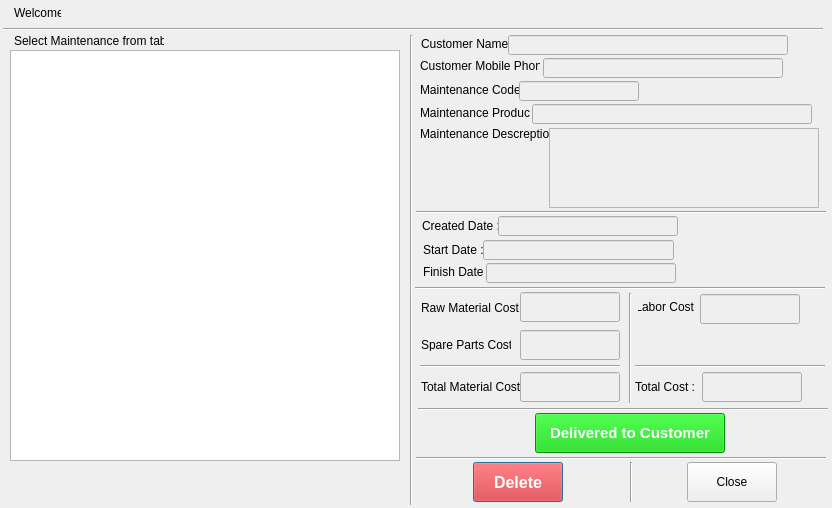
<?xml version="1.0" encoding="UTF-8"?>
<ui version="4.0">
 <class>delivaryMaintenanceDialog</class>
 <widget class="QDialog" name="delivaryMaintenanceDialog">
  <property name="geometry">
   <rect>
    <x>0</x>
    <y>0</y>
    <width>832</width>
    <height>508</height>
   </rect>
  </property>
  <property name="windowTitle">
   <string>Delivary To Customer Maintenance</string>
  </property>
  <widget class="QLabel" name="label">
   <property name="geometry">
    <rect>
     <x>14</x>
     <y>3</y>
     <width>47</width>
     <height>20</height>
    </rect>
   </property>
   <property name="text">
    <string>Welcome,</string>
   </property>
  </widget>
  <widget class="QLabel" name="loggeduser">
   <property name="geometry">
    <rect>
     <x>65</x>
     <y>3</y>
     <width>180</width>
     <height>20</height>
    </rect>
   </property>
   <property name="font">
    <font>
     <weight>75</weight>
     <bold>true</bold>
    </font>
   </property>
   <property name="text">
    <string/>
   </property>
  </widget>
  <widget class="Line" name="line">
   <property name="geometry">
    <rect>
     <x>3</x>
     <y>28</y>
     <width>820</width>
     <height>3</height>
    </rect>
   </property>
   <property name="orientation">
    <enum>Qt::Horizontal</enum>
   </property>
  </widget>
  <widget class="QLabel" name="label_3">
   <property name="geometry">
    <rect>
     <x>14</x>
     <y>31</y>
     <width>150</width>
     <height>20</height>
    </rect>
   </property>
   <property name="text">
    <string>Select Maintenance from table :</string>
   </property>
  </widget>
  <widget class="QTableView" name="tableView">
   <property name="geometry">
    <rect>
     <x>10</x>
     <y>50</y>
     <width>390</width>
     <height>411</height>
    </rect>
   </property>
  </widget>
  <widget class="Line" name="line_2">
   <property name="geometry">
    <rect>
     <x>410</x>
     <y>35</y>
     <width>3</width>
     <height>470</height>
    </rect>
   </property>
   <property name="orientation">
    <enum>Qt::Vertical</enum>
   </property>
  </widget>
  <widget class="QLabel" name="label_4">
   <property name="geometry">
    <rect>
     <x>420</x>
     <y>83</y>
     <width>100</width>
     <height>13</height>
    </rect>
   </property>
   <property name="text">
    <string>Maintenance Code :</string>
   </property>
  </widget>
  <widget class="QLabel" name="label_5">
   <property name="geometry">
    <rect>
     <x>420</x>
     <y>103</y>
     <width>110</width>
     <height>20</height>
    </rect>
   </property>
   <property name="text">
    <string>Maintenance Product :</string>
   </property>
  </widget>
  <widget class="QLabel" name="label_6">
   <property name="geometry">
    <rect>
     <x>420</x>
     <y>124</y>
     <width>130</width>
     <height>20</height>
    </rect>
   </property>
   <property name="text">
    <string>Maintenance Descreption :</string>
   </property>
  </widget>
  <widget class="QLabel" name="label_7">
   <property name="geometry">
    <rect>
     <x>421</x>
     <y>34</y>
     <width>90</width>
     <height>20</height>
    </rect>
   </property>
   <property name="text">
    <string>Customer Name :</string>
   </property>
  </widget>
  <widget class="QLabel" name="label_8">
   <property name="geometry">
    <rect>
     <x>420</x>
     <y>56</y>
     <width>120</width>
     <height>20</height>
    </rect>
   </property>
   <property name="text">
    <string>Customer Mobile Phone :</string>
   </property>
  </widget>
  <widget class="QLineEdit" name="maintCodelbl">
   <property name="enabled">
    <bool>false</bool>
   </property>
   <property name="geometry">
    <rect>
     <x>519</x>
     <y>81</y>
     <width>120</width>
     <height>20</height>
    </rect>
   </property>
   <property name="font">
    <font>
     <pointsize>9</pointsize>
     <weight>75</weight>
     <bold>true</bold>
    </font>
   </property>
   <property name="styleSheet">
    <string notr="true">color: rgb(255, 0, 0);</string>
   </property>
  </widget>
  <widget class="QLineEdit" name="maintProductlbl">
   <property name="enabled">
    <bool>false</bool>
   </property>
   <property name="geometry">
    <rect>
     <x>532</x>
     <y>104</y>
     <width>280</width>
     <height>20</height>
    </rect>
   </property>
   <property name="font">
    <font>
     <pointsize>9</pointsize>
     <weight>75</weight>
     <bold>true</bold>
    </font>
   </property>
   <property name="styleSheet">
    <string notr="true">color: rgb(255, 0, 0);</string>
   </property>
  </widget>
  <widget class="QTextBrowser" name="maintDesclbl">
   <property name="enabled">
    <bool>false</bool>
   </property>
   <property name="geometry">
    <rect>
     <x>549</x>
     <y>128</y>
     <width>270</width>
     <height>80</height>
    </rect>
   </property>
   <property name="font">
    <font>
     <pointsize>9</pointsize>
     <weight>75</weight>
     <bold>true</bold>
    </font>
   </property>
   <property name="styleSheet">
    <string notr="true">color: rgb(255, 0, 0);</string>
   </property>
   <property name="lineWidth">
    <number>1</number>
   </property>
  </widget>
  <widget class="QLineEdit" name="custNamelbl">
   <property name="enabled">
    <bool>false</bool>
   </property>
   <property name="geometry">
    <rect>
     <x>508</x>
     <y>35</y>
     <width>280</width>
     <height>20</height>
    </rect>
   </property>
   <property name="font">
    <font>
     <pointsize>9</pointsize>
     <weight>75</weight>
     <bold>true</bold>
    </font>
   </property>
   <property name="styleSheet">
    <string notr="true">color: rgb(255, 0, 0);</string>
   </property>
  </widget>
  <widget class="QLineEdit" name="custMobilePhonelbl">
   <property name="enabled">
    <bool>false</bool>
   </property>
   <property name="geometry">
    <rect>
     <x>543</x>
     <y>58</y>
     <width>240</width>
     <height>20</height>
    </rect>
   </property>
   <property name="font">
    <font>
     <pointsize>9</pointsize>
     <weight>75</weight>
     <bold>true</bold>
    </font>
   </property>
   <property name="styleSheet">
    <string notr="true">color: rgb(255, 0, 0);</string>
   </property>
  </widget>
  <widget class="Line" name="line_3">
   <property name="geometry">
    <rect>
     <x>416</x>
     <y>211</y>
     <width>410</width>
     <height>3</height>
    </rect>
   </property>
   <property name="orientation">
    <enum>Qt::Horizontal</enum>
   </property>
  </widget>
  <widget class="QPushButton" name="deletebtn">
   <property name="geometry">
    <rect>
     <x>473</x>
     <y>462</y>
     <width>90</width>
     <height>40</height>
    </rect>
   </property>
   <property name="font">
    <font>
     <pointsize>12</pointsize>
     <weight>75</weight>
     <bold>true</bold>
    </font>
   </property>
   <property name="styleSheet">
    <string notr="true">background-color: rgb(255, 0, 0);
color: rgb(255, 255, 255);</string>
   </property>
   <property name="text">
    <string>Delete</string>
   </property>
  </widget>
  <widget class="QPushButton" name="closebtn">
   <property name="geometry">
    <rect>
     <x>687</x>
     <y>462</y>
     <width>90</width>
     <height>40</height>
    </rect>
   </property>
   <property name="text">
    <string>Close</string>
   </property>
  </widget>
  <widget class="Line" name="line_4">
   <property name="geometry">
    <rect>
     <x>416</x>
     <y>448</y>
     <width>410</width>
     <height>20</height>
    </rect>
   </property>
   <property name="orientation">
    <enum>Qt::Horizontal</enum>
   </property>
  </widget>
  <widget class="QLabel" name="label_2">
   <property name="geometry">
    <rect>
     <x>421</x>
     <y>301</y>
     <width>100</width>
     <height>13</height>
    </rect>
   </property>
   <property name="text">
    <string>Raw Material Cost :</string>
   </property>
  </widget>
  <widget class="QLabel" name="label_9">
   <property name="geometry">
    <rect>
     <x>421</x>
     <y>338</y>
     <width>90</width>
     <height>13</height>
    </rect>
   </property>
   <property name="text">
    <string>Spare Parts Cost :</string>
   </property>
  </widget>
  <widget class="QLabel" name="label_10">
   <property name="geometry">
    <rect>
     <x>421</x>
     <y>380</y>
     <width>100</width>
     <height>13</height>
    </rect>
   </property>
   <property name="text">
    <string>Total Material Cost :</string>
   </property>
  </widget>
  <widget class="QLabel" name="label_11">
   <property name="geometry">
    <rect>
     <x>638</x>
     <y>297</y>
     <width>60</width>
     <height>20</height>
    </rect>
   </property>
   <property name="text">
    <string>Labor Cost :</string>
   </property>
   <property name="alignment">
    <set>Qt::AlignCenter</set>
   </property>
  </widget>
  <widget class="QLineEdit" name="rowCostlbl">
   <property name="enabled">
    <bool>false</bool>
   </property>
   <property name="geometry">
    <rect>
     <x>520</x>
     <y>292</y>
     <width>100</width>
     <height>30</height>
    </rect>
   </property>
   <property name="font">
    <font>
     <pointsize>9</pointsize>
     <weight>75</weight>
     <italic>true</italic>
     <bold>true</bold>
    </font>
   </property>
   <property name="styleSheet">
    <string notr="true">color: rgb(255, 0, 0);</string>
   </property>
  </widget>
  <widget class="QLineEdit" name="spCostlbl">
   <property name="enabled">
    <bool>false</bool>
   </property>
   <property name="geometry">
    <rect>
     <x>520</x>
     <y>330</y>
     <width>100</width>
     <height>30</height>
    </rect>
   </property>
   <property name="font">
    <font>
     <pointsize>9</pointsize>
     <weight>75</weight>
     <italic>true</italic>
     <bold>true</bold>
    </font>
   </property>
   <property name="styleSheet">
    <string notr="true">color: rgb(255, 0, 0);</string>
   </property>
  </widget>
  <widget class="QLineEdit" name="matTotalCostlbl">
   <property name="enabled">
    <bool>false</bool>
   </property>
   <property name="geometry">
    <rect>
     <x>520</x>
     <y>372</y>
     <width>100</width>
     <height>30</height>
    </rect>
   </property>
   <property name="font">
    <font>
     <pointsize>9</pointsize>
     <weight>75</weight>
     <italic>true</italic>
     <bold>true</bold>
    </font>
   </property>
   <property name="styleSheet">
    <string notr="true">color: rgb(255, 0, 0);</string>
   </property>
  </widget>
  <widget class="Line" name="line_5">
   <property name="geometry">
    <rect>
     <x>629</x>
     <y>293</y>
     <width>3</width>
     <height>110</height>
    </rect>
   </property>
   <property name="orientation">
    <enum>Qt::Vertical</enum>
   </property>
  </widget>
  <widget class="QLabel" name="label_12">
   <property name="geometry">
    <rect>
     <x>635</x>
     <y>377</y>
     <width>60</width>
     <height>20</height>
    </rect>
   </property>
   <property name="text">
    <string>Total Cost :</string>
   </property>
   <property name="alignment">
    <set>Qt::AlignCenter</set>
   </property>
  </widget>
  <widget class="QLineEdit" name="laborled">
   <property name="enabled">
    <bool>false</bool>
   </property>
   <property name="geometry">
    <rect>
     <x>700</x>
     <y>294</y>
     <width>100</width>
     <height>30</height>
    </rect>
   </property>
  </widget>
  <widget class="Line" name="line_6">
   <property name="geometry">
    <rect>
     <x>418</x>
     <y>408</y>
     <width>410</width>
     <height>3</height>
    </rect>
   </property>
   <property name="orientation">
    <enum>Qt::Horizontal</enum>
   </property>
  </widget>
  <widget class="Line" name="line_7">
   <property name="geometry">
    <rect>
     <x>420</x>
     <y>365</y>
     <width>200</width>
     <height>3</height>
    </rect>
   </property>
   <property name="orientation">
    <enum>Qt::Horizontal</enum>
   </property>
  </widget>
  <widget class="QLineEdit" name="totalCostlbl">
   <property name="enabled">
    <bool>false</bool>
   </property>
   <property name="geometry">
    <rect>
     <x>702</x>
     <y>372</y>
     <width>100</width>
     <height>30</height>
    </rect>
   </property>
   <property name="font">
    <font>
     <pointsize>10</pointsize>
     <weight>75</weight>
     <italic>true</italic>
     <bold>true</bold>
    </font>
   </property>
   <property name="styleSheet">
    <string notr="true">color: rgb(255, 0, 0);</string>
   </property>
  </widget>
  <widget class="Line" name="line_8">
   <property name="geometry">
    <rect>
     <x>630</x>
     <y>462</y>
     <width>3</width>
     <height>40</height>
    </rect>
   </property>
   <property name="orientation">
    <enum>Qt::Vertical</enum>
   </property>
  </widget>
  <widget class="Line" name="line_9">
   <property name="geometry">
    <rect>
     <x>635</x>
     <y>365</y>
     <width>190</width>
     <height>3</height>
    </rect>
   </property>
   <property name="orientation">
    <enum>Qt::Horizontal</enum>
   </property>
  </widget>
  <widget class="QPushButton" name="delivarybtn">
   <property name="geometry">
    <rect>
     <x>535</x>
     <y>413</y>
     <width>190</width>
     <height>40</height>
    </rect>
   </property>
   <property name="font">
    <font>
     <pointsize>11</pointsize>
     <weight>75</weight>
     <bold>true</bold>
    </font>
   </property>
   <property name="styleSheet">
    <string notr="true">color: rgb(255, 255, 255);
background-color: rgb(0, 203, 0);</string>
   </property>
   <property name="text">
    <string>Delivered to Customer</string>
   </property>
  </widget>
  <widget class="Line" name="line_10">
   <property name="geometry">
    <rect>
     <x>415</x>
     <y>287</y>
     <width>410</width>
     <height>3</height>
    </rect>
   </property>
   <property name="orientation">
    <enum>Qt::Horizontal</enum>
   </property>
  </widget>
  <widget class="QLabel" name="label_13">
   <property name="geometry">
    <rect>
     <x>422</x>
     <y>219</y>
     <width>80</width>
     <height>13</height>
    </rect>
   </property>
   <property name="text">
    <string>Created Date :</string>
   </property>
  </widget>
  <widget class="QLabel" name="label_14">
   <property name="geometry">
    <rect>
     <x>423</x>
     <y>243</y>
     <width>80</width>
     <height>13</height>
    </rect>
   </property>
   <property name="text">
    <string>Start Date :</string>
   </property>
  </widget>
  <widget class="QLabel" name="label_15">
   <property name="geometry">
    <rect>
     <x>423</x>
     <y>265</y>
     <width>80</width>
     <height>13</height>
    </rect>
   </property>
   <property name="text">
    <string>Finish Date :</string>
   </property>
  </widget>
  <widget class="QLineEdit" name="createdlbl">
   <property name="enabled">
    <bool>false</bool>
   </property>
   <property name="geometry">
    <rect>
     <x>498</x>
     <y>216</y>
     <width>180</width>
     <height>20</height>
    </rect>
   </property>
   <property name="font">
    <font>
     <pointsize>9</pointsize>
     <weight>75</weight>
     <bold>true</bold>
    </font>
   </property>
   <property name="styleSheet">
    <string notr="true">color: rgb(255, 0, 0);</string>
   </property>
  </widget>
  <widget class="QLineEdit" name="startlbl">
   <property name="enabled">
    <bool>false</bool>
   </property>
   <property name="geometry">
    <rect>
     <x>483</x>
     <y>240</y>
     <width>191</width>
     <height>20</height>
    </rect>
   </property>
   <property name="font">
    <font>
     <pointsize>9</pointsize>
     <weight>75</weight>
     <bold>true</bold>
    </font>
   </property>
   <property name="styleSheet">
    <string notr="true">color: rgb(255, 0, 0);</string>
   </property>
  </widget>
  <widget class="QLineEdit" name="finishlbl">
   <property name="enabled">
    <bool>false</bool>
   </property>
   <property name="geometry">
    <rect>
     <x>486</x>
     <y>263</y>
     <width>190</width>
     <height>20</height>
    </rect>
   </property>
   <property name="font">
    <font>
     <pointsize>9</pointsize>
     <weight>75</weight>
     <bold>true</bold>
    </font>
   </property>
   <property name="styleSheet">
    <string notr="true">color: rgb(255, 0, 0);</string>
   </property>
  </widget>
 </widget>
 <resources/>
 <connections/>
</ui>
